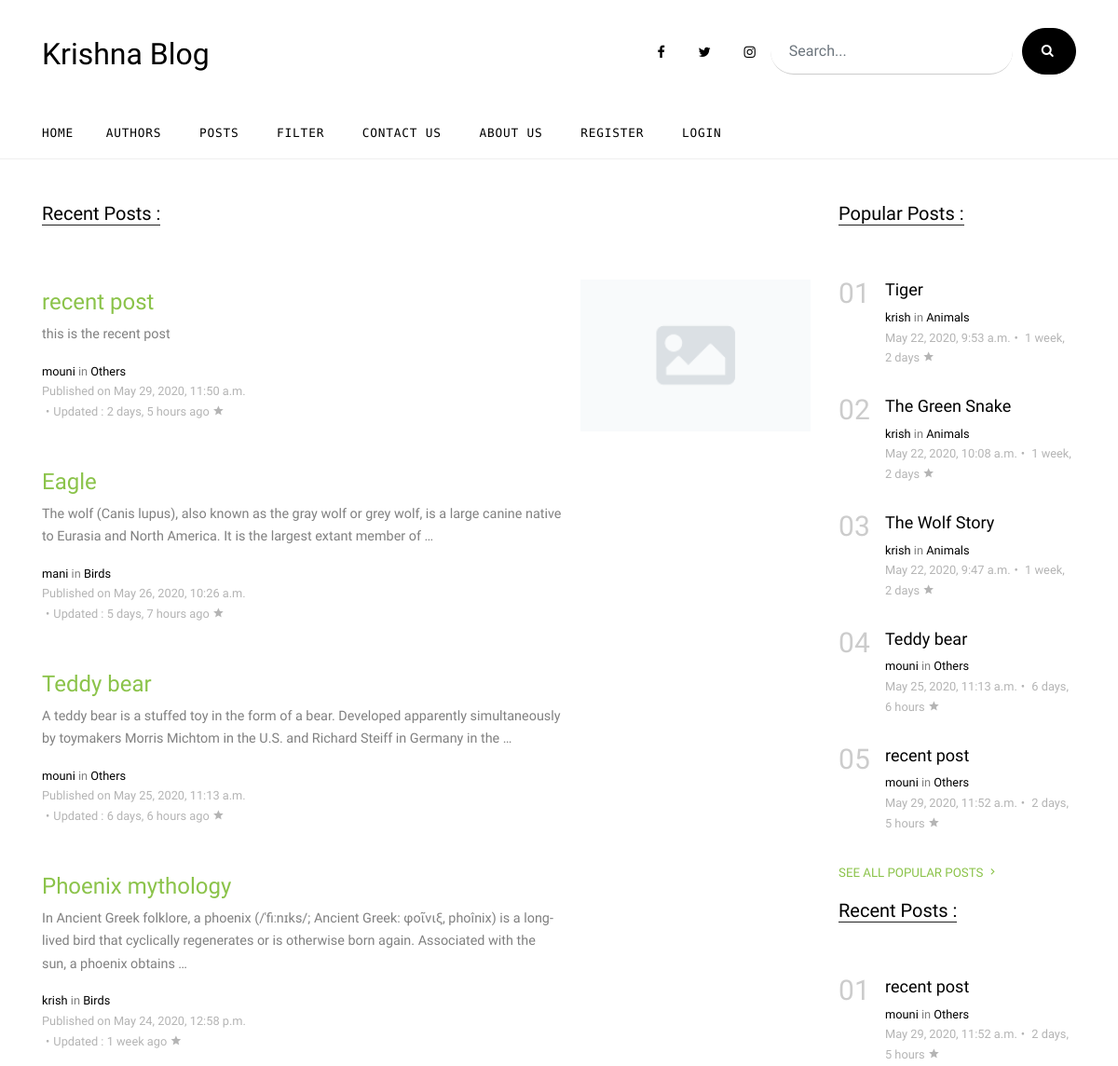
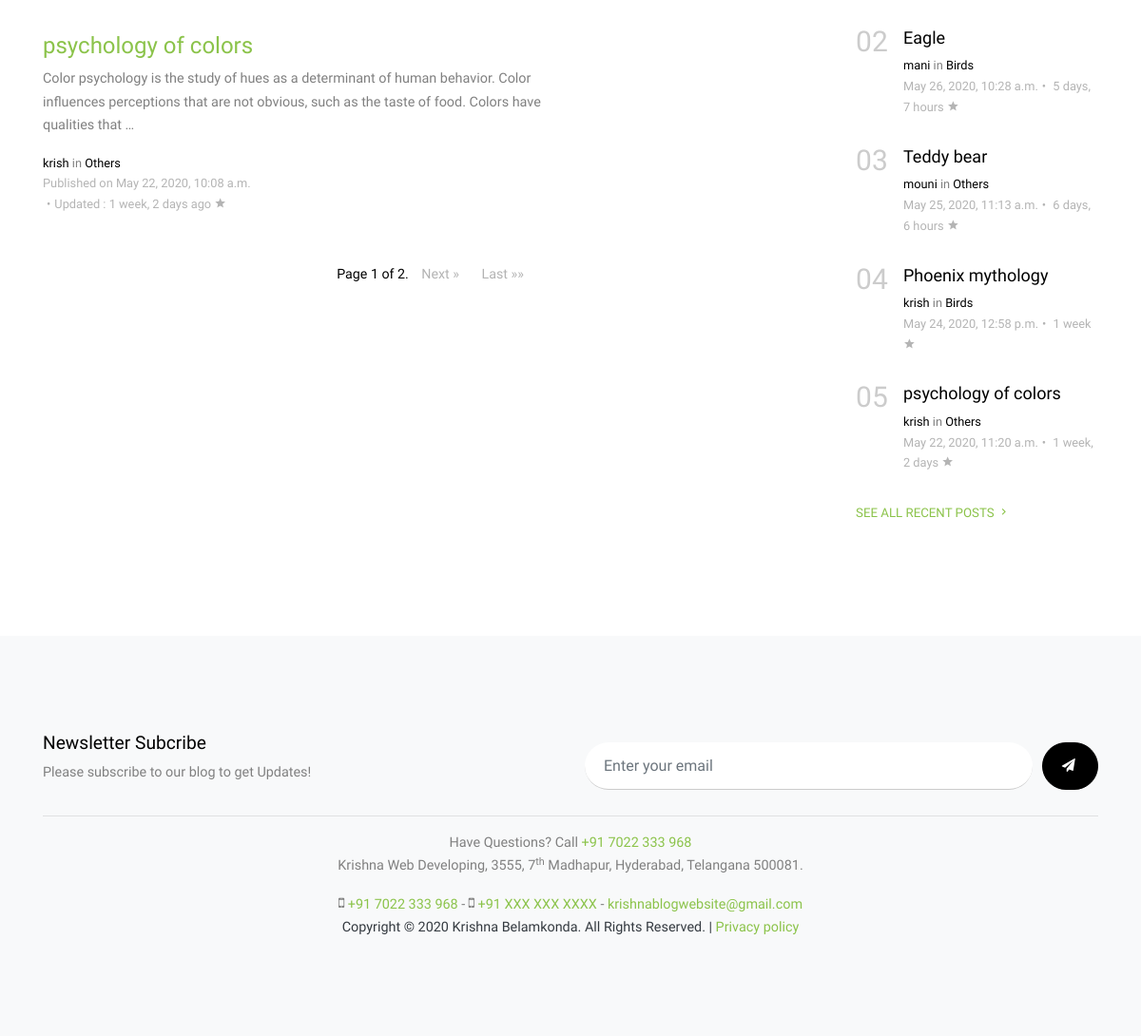
Screenshot of /recent-posts/ with the database file from the repository (2 pictures, top to bottom).
### blog/models.py (models this page shows, shortened)
class Post(models.Model):
    STATUS = ( ('D','draft'), ('P','published') )
    PRIVACY = ( ('Public','Public'), ('Private','Private') )
    CATEGORY =(
            ('Animals', 'Animals'),
            ('Birds', 'Birds'),
            ('Business', 'Business'),
            ('Comedy', 'Comedy'),
            ('Food', 'Food'),
            ('Health', 'Health'),
            ('Movies', 'Movies'),
            ('Sports', 'Sports'),
            ('Politics', 'Politics'),
            ('Technology', 'Technology'),
            ('Others', 'Others'),
        )
    title = models.CharField(max_length=100)
    creator = models.ForeignKey(Author, on_delete=models.CASCADE)
    content = models.TextField(max_length=10000 )
    post_pic = models.ImageField(upload_to='post_img/' , null=True, blank=True)
    slug = models.SlugField(max_length=100, unique='True', null=True, blank=True)
    category = models.CharField(choices=CATEGORY, max_length=20 )
    created_date = models.DateTimeField(auto_now_add=True)
    updated_date = models.DateTimeField(auto_now=True)
    published_date = models.DateTimeField(default=timezone.now)
    status = models.CharField(choices=STATUS, max_length=2, default='D')
    privacy = models.CharField(choices=PRIVACY, max_length=8, default='Public')
    tag1 = models.CharField(max_length=24, blank=True, null=True)
    tag2 = models.CharField(max_length=24, blank=True, null=True)
    tag3 = models.CharField(max_length=24, blank=True, null=True)
    class Meta:
        ordering = ('-published_date',)
        unique_together = ('title', 'slug')

class Author(models.Model):
    name = models.OneToOneField(User, unique=True, max_length=64, on_delete=models.CASCADE)
    dob = models.DateField(null=True, blank=True)
    phone_no = models.CharField(max_length=14, blank=True, null=True)
    email = models.EmailField(blank=True, null=True)
    address = models.TextField(max_length=1000, blank=True, null=True)
    photo = models.ImageField(upload_to='author_img/', blank=True, null=True)
    joined_date = models.DateTimeField(auto_now_add=True)
    slug = models.SlugField(max_length=255, unique=True, null=True, blank=True)
    about = models.TextField(max_length=5000, null=True, blank=True)
    def __str__(self):
        return str(self.name)
    class Meta:
        unique_together = ('name', 'slug')

### blog/views.py (the view)
# urls.py: path('recent-posts/', RecentPostsList.as_view(), name='recent-posts'),
class RecentPostsList(ListView):
    model = Recent_Posts
    paginate_by = 5
    template_name = 'blog/rec_or_pop_list.html'
    def get_context_data(self, **kwargs):
        context = super().get_context_data(**kwargs)
        context['recent'] = 'recent'
        context['popular_posts'] = popular.popular()[0:5]
        context['recent_posts'] = Recent_Posts.objects.order_by('-published_date')[:5:]
        return context

### blog/models.py (called while the page is built)
    def get_queryset(self):
        return super().get_queryset().filter(~Q(status='D'), ~Q(privacy='Private')).order_by('id')

    def get_queryset(self):
        return super().get_queryset().filter(~Q(status='D'), ~Q(privacy='Private')).order_by('-published_date')

### blog/popular.py (called while the page is built)
def popular():
    posts = Public_Post.objects.all()
    p_p = {}
    for post in posts:
        cnt = post.comment_set.count()
        if cnt > 0:
            p_p[post.title] = post.comment_set.count()
        else:
            continue
    sort_orders = sorted(p_p.items(), key=lambda x: x[1], reverse=True)
    top_posts = sort_orders
    pop_posts = []
    for k in top_posts:
        post = Public_Post.objects.get(title=k[0])
        pop_posts.append(post)
    return pop_posts

### blog/templates/blog/rec_or_pop_list.html (shortened to what this page needs)
<!DOCTYPE html>
{% extends 'blog/base.html' %}
{% load static %}
{% block content %}
<div class="site-section">
    <div class="container">
        <div class="row">
            <div class="col-lg-9">
                <div class="section-title ">
                    {% if recent %}
                    <h2>Recent Posts :</h2>
                    {% endif %}
                </div>
                {% if object_list %}
                {% for post in object_list %}
                <div class="post-entry-2 d-flex">
                    <div class="thumbnail order-md-2" style="background-image: url({{ post.post_pic.url }});"></div>
                    <div class="contents order-md-1 pl-0">
                        <h4><a href="{% url 'blog:post' post.slug %}"> {{ post.title}}</a></h4>
                        <p class="mb-3">{{ post.content | truncatewords:30}}</p>
                        <div class="post-meta">
                        <span class="d-block"><a href="{% url 'blog:author' post.creator.slug %}">{{ post.creator }}</a> in <a
                                href="#">{{ post.category }}</a></span>
                            <span class="date-read">Published on {{ post.published_date }} <br> <span class="mx-1">&bullet;</span>Updated : {{ post.created_date| timesince}} ago <span
                                    class="icon-star2"></span></span>
                        </div>
                    </div>
                </div>
                {% endfor %}
                {% include 'blog/pagination.html' %}
                {% else %}
                <div class="card-body text-center">
                    <h6 class="alert alert-warning"><b><i>This Blog does'not have any posts yet!</i></b></h6>
                </div>
                {% endif %}
            </div>
            <div class="col-lg-3">
                <div class="section-title">
                    <h2>Popular Posts :</h2>
                </div>
                {% if popular_posts %}
                {% for post in popular_posts %}
                <div class="trend-entry d-flex">
                    <div class="number align-self-start">0{{ forloop.counter }}</div>
                    <div class="trend-contents">
                        <h2><a href="{% url 'blog:post' post.slug %}">{{post.title}}</a></h2>
                        <div class="post-meta">
                                <span class="d-block"><a href="{% url 'blog:author' post.creator.slug %}">{{ post.creator }}</a> in <a
                                        href="#">{{ post.category }}</a></span>
                            <span class="date-read">{{ post.created_date }}<span class="mx-1">&bullet;</span> {{ post.published_date| timesince}} <span
                                    class="icon-star2"></span></span>
                        </div>
                    </div>
                </div>
                {% endfor %}
                <p>
                    <a href="{% url 'blog:popular-posts' %}" class="more">See All Popular Posts <span
                            class="icon-keyboard_arrow_right"></span></a>
                </p>
                {% else %}
                <div class=" text-center">
                    <h6 class="alert alert-secondary"><b><i>No posts available yet!!</i></b></h6>
                </div>
                {% endif %}
                <div class="section-title">
                    <h2>Recent Posts :</h2>
                </div>
                {% if recent_posts %}
                {% for post in recent_posts %}
                <div class="trend-entry d-flex">
                    <div class="number align-self-start">0{{ forloop.counter }}</div>
                    <div class="trend-contents">
                        <h2><a href="{% url 'blog:post' post.slug %}">{{post.title}}</a></h2>
                        <div class="post-meta">
                                <span class="d-block"><a href="{% url 'blog:author' post.creator.slug %}">{{ post.creator }}</a> in <a
                                        href="#">{{ post.category }}</a></span>
                            <span class="date-read">{{ post.created_date }}<span class="mx-1">&bullet;</span> {{ post.published_date| timesince}} <span
                                    class="icon-star2"></span></span>
                        </div>
                    </div>
                </div>
                {% endfor %}
                <p>
                    <a href="{% url 'blog:recent-posts' %}" class="more">See All Recent Posts <span
                            class="icon-keyboard_arrow_right"></span></a>
                </p>
                {% else %}
                <div class=" text-center">
                    <h6 class="alert alert-primary"><b><i>No posts available yet!!</i></b></h6>
                </div>
                {% endif %}
            </div>
        </div>
    </div>
</div>
{% endblock %}

### static/css/style.css (style rules this page uses)
html { overflow-x: hidden; }
body { line-height: 1.7; color: gray; font-weight: 300; font-size: .9rem; }
a { -webkit-transition: .3s all ease; -o-transition: .3s all ease; transition: .3s all ease; }
h1, h2, h3, h4, h5, .h1, .h2, .h3, .h4, .h5 { font-family: "Cabin", -apple-system, BlinkMacSystemFont, "Segoe UI", Roboto, "Helvetica Neue", Arial, sans-serif, "Apple Color Emoji", "Segoe UI Emoji", "Segoe UI Symbol", "Noto Color Emoji"; }
.site-section { padding: 2.5em 0; }
@media (min-width: 768px) { .site-section { padding: 7em 0; } }
.section-title { color: #000; margin-bottom: 50px; }
.section-title h2 { font-size: 20px; font-weight: 400; border-bottom: 1px solid #222; position: relative; display: inline-block; }
.section-title h2:before { position: absolute; content: ""; height: 1px; background: #777; }
.post-meta { font-size: .8rem; }
.post-meta a { color: #000; }
.date-read { color: #b4b4b4; }
.post-entry-1, .post-entry-2 { font-size: .9rem; margin-bottom: 30px; }
.post-entry-2 { font-size: .9rem; }
.post-entry-2 .thumbnail { background-size: cover; background-position: center; width: 30%; }
.post-entry-2 .contents { width: 70%; padding: 10px 20px; }
.trend-entry { margin-bottom: 30px; }
.trend-entry .number { -webkit-box-flex: 0; -ms-flex: 0 0 50px; flex: 0 0 50px; font-size: 30px; line-height: 1; color: #ccc; }
.trend-entry .trend-contents h2 { font-size: 18px; }
.trend-entry .trend-contents h2 a { color: #000; }
.more { color: #8bc34a; text-transform: uppercase; font-size: .83rem; }

### rows the page displays
Post: post_pic (placeholder picture), title "recent post", content "this is the recent post", creator "mouni", category "Others", published_date "May 29, 2020, 11:50 a.m.", created_date "2 days, 5 hours", created_date "May 29, 2020, 11:52 a.m.", published_date "2 days, 5 hours"
Post: title "Eagle", content "The wolf (Canis lupus), also known as the gray wolf or grey wolf, is a large canine native to Eurasia and North America. It is the largest extant member of …", creator "mani", category "Birds", published_date "May 26, 2020, 10:26 a.m.", created_date "5 days, 7 hours", created_date "May 26, 2020, 10:28 a.m.", published_date "5 days, 7 hours"
Post: title "Teddy bear", content "A teddy bear is a stuffed toy in the form of a bear. Developed apparently simultaneously by toymakers Morris Michtom in the U.S. and Richard Steiff in Germany in the …", creator "mouni", category "Others", published_date "May 25, 2020, 11:13 a.m.", created_date "6 days, 6 hours", created_date "May 25, 2020, 11:13 a.m.", published_date "6 days, 6 hours"
Post: title "Phoenix mythology", content "In Ancient Greek folklore, a phoenix (/ˈfiːnɪks/; Ancient Greek: φοῖνιξ, phoînix) is a long-lived bird that cyclically regenerates or is otherwise born again. Associated with the sun, a phoenix obtains …", creator "krish", category "Birds", published_date "May 24, 2020, 12:58 p.m.", created_date "1 week", created_date "May 24, 2020, 12:58 p.m.", published_date "1 week"
Post: title "psychology of colors", content "Color psychology is the study of hues as a determinant of human behavior. Color influences perceptions that are not obvious, such as the taste of food. Colors have qualities that …", creator "krish", category "Others", published_date "May 22, 2020, 10:08 a.m.", created_date "1 week, 2 days", created_date "May 22, 2020, 11:20 a.m.", published_date "1 week, 2 days"
Post: title "Tiger", creator "krish", category "Animals", created_date "May 22, 2020, 9:53 a.m.", published_date "1 week, 2 days"
Post: title "The Green Snake", creator "krish", category "Animals", created_date "May 22, 2020, 10:08 a.m.", published_date "1 week, 2 days"
Post: title "The Wolf Story", creator "krish", category "Animals", created_date "May 22, 2020, 9:47 a.m.", published_date "1 week, 2 days"

### other values shown
{{ page_obj.number }} "1"
{{ page_obj.paginator.num_pages }} "2"
